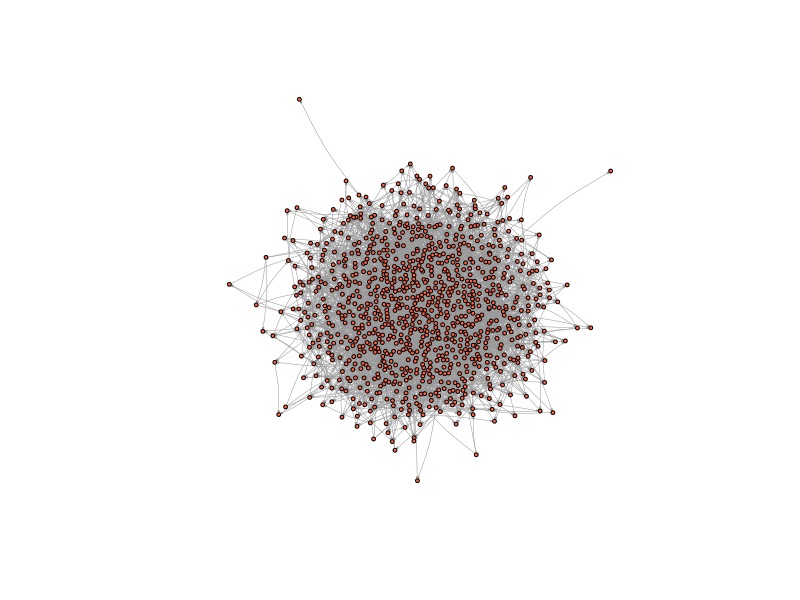

Source code (R):
#!/usr/bin/env Rscript
######################################################################
# @author      : Linus Fernandes (linusfernandes at gmail dot com)
# @file        : comm59
# @created     : Saturday Oct 28, 2023 21:24:42 IST
#
# @description :
######################################################################
# First read in igraph
library(igraph)
# read in the edge list from our github
el <- read.table("comm59.csv", header = T)
print(str(el))
# Read in attributes from our github
attributes <- read.table("comm59_att.csv", header = T)
print(str(attributes))
# add an ID column
attributes$ID <- 1:nrow(attributes)

# Indexing data so that you only put in certain columns
# We will ignore the ranking variable for now.
el_no_weight <- el[,1:2]
# igraph requires a matrix
el_no_weight <- as.matrix(el_no_weight)

# convert ids to characters so they are preserved as names
el_no_weight[,1] <- as.character(el_no_weight[,1])
el_no_weight[,2] <- as.character(el_no_weight[,2])

# Graph the network
net59 <- graph.edgelist(el_no_weight, directed = T)
# Finally, add attributes
# First link vertex names to their place in the attribute dataset
linked_ids <- match(V(net59)$name, attributes$ID)
# Then we can use that to assign a variable to each user in the network
print(gorder(net59))
print(length(attributes$race[linked_ids]))
V(net59)$race <- attributes$race[linked_ids]
V(net59)$sex <- attributes$sex[linked_ids]
V(net59)$grade <- attributes$grade[linked_ids]
V(net59)$school <- attributes$school[linked_ids]
print(net59)
print("Graph density: ")
print(graph.density(net59))
print("Graph reciprocity: ")
print(reciprocity(net59))
net59_n <- gorder(net59)
net59_density <- graph.density(net59)
# where n is the number of nodes, p.or.m is the probability of drawing an edge, directed is whether the network is directed or not
random_graph <- erdos.renyi.game(n = net59_n, p.or.m = net59_density, directed = TRUE)
plot(random_graph,
    vertex.size = 2,
    vertex.label = NA,
    edge.curved = .1,
    vertex.color = "tomato",
    edge.arrow.size = .1,
    edge.width = .5,
    edge.color = "grey60")
print("Random Graph reciprocity: ")
print(reciprocity(random_graph))
